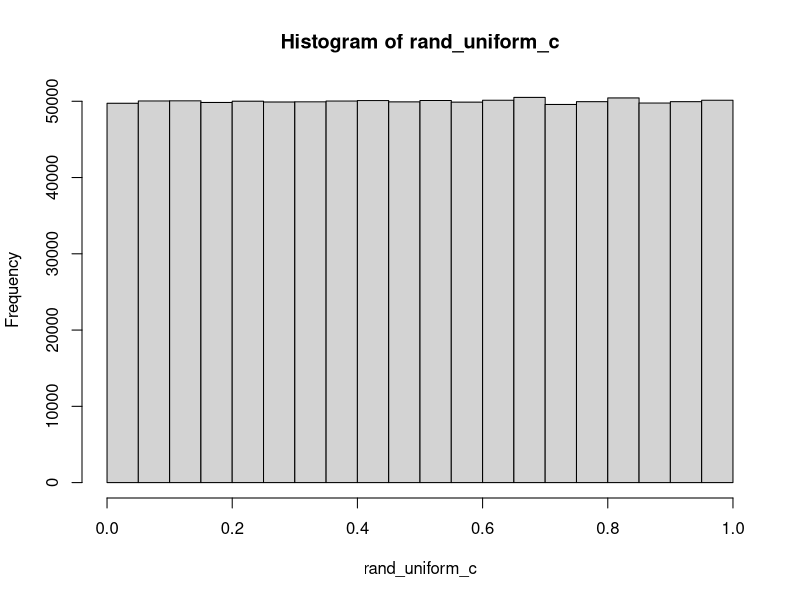
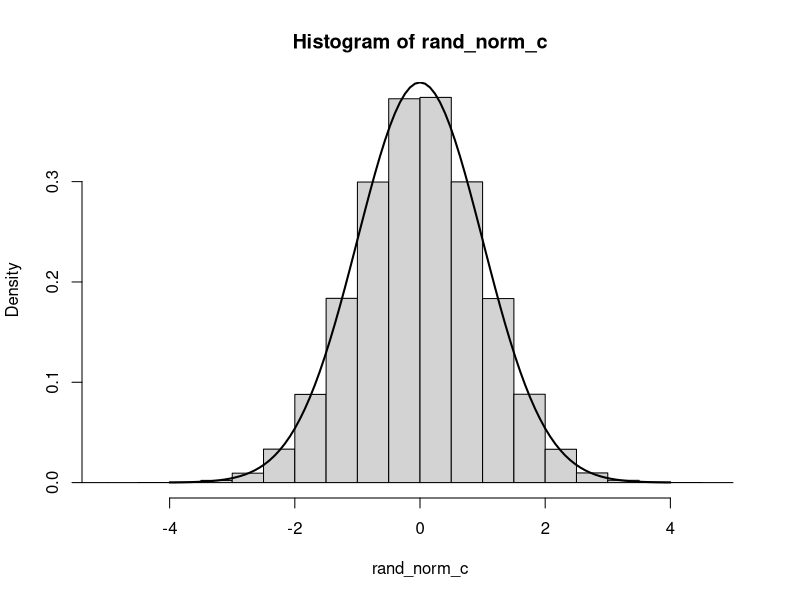

These charts were generated, in order, by the following R code: (Note: this script raises an error after producing the figures.)
## ---- chunk 1

MYUNIFORM <- function(inputvar) {
#
# Initialize Constants
#
  IM1<-2147483563
  IM2<-2147483399
  IA1<-40014
  IA2<-40692
  IQ1<-53668
  IQ2<-52774
  IR1<-12211
  IR2<-3791
  NTAB<-32
  EPS<-1.2e-7
  RNMX<-1.-EPS
#
# Transform Variables
#
  IMM1<-IM1-1
  NDIV<-as.integer(1+IMM1/NTAB)
  AM<-1.0/IM1
#
# Initialize variables and arrays
#
  idum<-inputvar[1]
  idum2<-123456789
  numran<-inputvar[2]
  ran2<-0
  iy<-0
  iv<-rep(0,NTAB)
  rand_uniform_c<-rep(0,numran)
#
# Run the random number loop
#  
    icount<-1
  for (icount in 1:numran) {
    if (idum <= 0) {
      idum<-max(-idum,1)
      idum2<-idum
      j<-NTAB+8
      while (j > 0) {
        k=as.integer(idum/IQ1)
        idum<-IA1*(idum-k*IQ1)-k*IR1
        if (idum < 0) {idum=idum+IM1}
        if (j <= NTAB) {iv[j]<-idum}
        j<-j-1
      }
        iy<-iv[1]
      }
    k<-as.integer(idum/IQ1)
    idum<-IA1*(idum-k*IQ1)-k*IR1
    if(idum < 0) {idum=idum+IM1}
    k=as.integer(idum2/IQ2)
    idum2<-IA2*(idum2-k*IQ2)-k*IR2 
    if (idum2 < 0) {idum2<-idum2+IM2}
    j<-as.integer(iy/NDIV)+1
    iy<-iv[j]-idum2
    iv[j]<-idum
    if(iy < 1) {iy<-iy+IMM1}
    ran2<-min(AM*iy,RNMX)
    rand_uniform_c[icount]<-ran2
    }
  return(rand_uniform_c)
}
## ---- chunk 2
#
# Inverse Normal Generator
# Input is vector of uniform random numbers
#
MYNORM <- function(rand_c) {
# Initialize Constants
  a0<-2.50662823884
  a1<--18.61500062529
  a2<-41.39119773534
  a3<--25.44106049637
  b0<--8.47351093090
  b1<-23.08336743743
  b2<--21.06224101826
  b3<-3.13082909833
  c0<-0.3374754822726147
  c1<-0.9761690190917186
  c2<-0.1607979714918209
  c3<-0.0276438810333863
  c4<-0.0038405729373609
  c5<-0.0003951896511919
  c6<-0.0000321767881768
  c7<-0.0000002888167364
  c8<-0.0000003960315187
#
# Loop over set of uniform random numbers and transform
#
  jcount<-1
  numran<-length(rand_c)
  rand_norm_c<-rep(0,numran)
  while(jcount <= numran) {
    u<-rand_c[jcount]
    y<-u-0.5
    if(abs(y) < 0.42) {
      r<-y*y
      x<-y*(((a3*r+a2)*r+a1)*r+a0)/((((b3*r+b2)*r+b1)*r+b0)*r+1)
    } else {
      r<-u
      if(y>0){r<-1-u}
      r<-log(-log(r))
      x<-c0+r*(c1+r*(c2+r*(c3+r*(c4+r*(c5+r*(c6+r*(c7+r*c8)))))))
      if(y<0){x<--x}
    }
#  cat("JCOUNT",jcount,"",u,"",x,"\n")
  rand_norm_c[jcount]<-x
  jcount=jcount+1
  }
  return(rand_norm_c)
}

## ---- chunk 3
#
# Call Uniform Random Number Generator (INPUT: SEED and NUMBER)
#
seed<-0
numran<-1000000
inputvar<-c(seed,numran)
rand_uniform_c<-MYUNIFORM(inputvar)
rand_uniform_c[1:10]
hist(rand_uniform_c)
#
# Call Normal Random Number Generator (INPUT: UNIFORM RANDOM NUMBER VECTOR)
#
rand_norm_c<-MYNORM(rand_uniform_c)
hist(rand_norm_c,xlim=c(-5,5),breaks=20,freq=F)
curve(dnorm(x, mean=0, sd=1),from=-4, to=4,add=TRUE,lwd=2)
rand_norm_c[1:10]
## ---- chunk 4
#Problem 1: question 1
#Payoff = max((S1,S2,...SK,0),0)

OptionOpt_Vals1 <- function(S0,Strike,rf,Volatility,T,numpath,numstep){
  St_values <- matrix(rep(0),numstep + 1,numpath)
  Payoff <- rep(0,numpath)
  #Opt_Vals <- rep(0,numpath)
  icount <- 1
  jcount <- 1 
  dt <- T/numstep
  
  while (jcount <= numpath){
    St <- S0
    St_values[1,jcount] <- St
    
    kcount <- 2 
    #kcount equals numbers of steps
    while (kcount <= numstep+1){
      St <- St*exp((rf- 0.5 *(Volatility ^ 2))*dt+Volatility*sqrt(dt)*rand_norm_c[icount])
      St_values[kcount,jcount] <- St
      icount <- icount + 1
      kcount <- kcount + 1
    }
      Payoff[jcount] <- max(max(St_values[2:(numstep + 1), jcount]) - Strike,0)
  
    jcount <- jcount + 1
  }
  
  cat("ST",ST_Vals)
  Variance <- var(Payoff*exp(-rf*T))
  Payoff_avg <- mean(Payoff)
  Opt_Vals <- Payoff_avg*exp(-rf*T)
  cat("Option Value: ", Opt_Vals,"\n")
  stdev <- sqrt(Variance)/sqrt(numpath)
  CI <- c(Opt_Vals - 1.96*stdev,Opt_Vals + 1.96*stdev)
  cat('Confidence interval: ', CI,"\n")
}


#S0 <-76
#Strike <- 80
#rf <- 0.03
#Volatility <- 0.25
#T <- 1
#numpath <- 1000
#numstep <- 12

#Call function
OptionOpt_Vals1(76,80,0.03,0.25,1,1000,12)
OptionOpt_Vals1(76,80,0.03,0.25,1,10000,12)

  
## ---- chunk 5
#Problem 1: Question2
#Payoff = max(St - min(S1,S2,...St),0)

OptionOpt_Vals2 <- function(S0,Strike,rf,Volatility,T,numpath,numstep){
  St_values <- matrix(rep(0),numstep + 1,numpath)
  Payoff <- rep(0,numpath)
  #Opt_Vals <- rep(0,numpath)
  icount <- 1
  jcount <- 1 
  dt <- T/numstep
  
  while (jcount <= numpath){
    St <- S0
    St_values[1,jcount] <- St
    
    kcount <- 2 
    #kcount equals numbers of steps
    while (kcount <= numstep+1){
      St <- St*exp((rf- 0.5 *(Volatility ^ 2))*dt+Volatility*sqrt(dt)*rand_norm_c[icount])
      St_values[kcount,jcount] <- St
      icount <- icount + 1
      kcount <- kcount + 1
    }
      Payoff[jcount] <- max(St_values[numstep+1,jcount]-min(St_values[2:(numstep + 1),jcount]),0)
  
    jcount <- jcount + 1
  }
  
  Variance <- var(Payoff*exp(-rf*T))
  Payoff_avg <- mean(Payoff)
  Opt_Vals <- Payoff_avg*exp(-rf*T)
  cat("Option Value: ", Opt_Vals,"\n")
  stdev <- sqrt(Variance)/sqrt(numpath)
  CI <- c(Opt_Vals - 1.96*stdev,Opt_Vals + 1.96*stdev)
  cat('Confidence interval: ', CI,"\n")
}


#S0 <-76
#Strike <- 80
#rf <- 0.03
#Volatility <- 0.25
#T <- 1
#numpath <- 1000
#numstep <- 12

#Call function
OptionOpt_Vals2(76,80,0.03,0.25,1,1000,12)
OptionOpt_Vals2(76,80,0.03,0.25,1,10000,12)

## ---- chunk 6
# Problem 2: Quantos 
# S1(T) is the price of the stock at time t in USD, and S2(T) is the EURO/USD exchange rate
#For 1000 estimates

QuantosOption <-function(S10,S20,K,r1f,r2f,Volatility1,Volatility2,correlation,T,numpath,numstep) {
  
  S10t_Vals <- matrix(rep(0),numstep+1,numpath)
  S20t_Vals <- matrix(rep(0),numstep+1,numpath)
  #covariance matrix
  A <- matrix(c(Volatility1,0,correlation*Volatility2,sqrt(1-correlation^2)*Volatility2),2,2)
  Payoff <- rep(0,numpath)
  #Opt_Vals <- rep(0,numpath)
  icount <- 1 
  jcount <- 1 
  dt <- T/numstep
  
  while (jcount <= numpath){
    S10t <- S10
    S20t <- S20
    S10t_Vals[1,jcount] <- S10t
    S20t_Vals[1,jcount] <- S20t
    
    kcount <- 2   
    
    #Stock price and exchange rate follows GBM
    while (kcount <= numstep+1){
      S10t <- S10t*exp((r1f - 0.5*(Volatility1 ^ 2))*dt+(A[1,1]*rand_norm_c[icount])*sqrt(dt))
      S20t <- S20t*exp(((r2f - r1f)-0.5*(Volatility2 ^ 2))*dt+(A[2,1]*rand_norm_c[icount]+A[2,2]*rand_norm_c[icount+1])*sqrt(dt))
      
      S10t_Vals[kcount,jcount] <- S10t
      S20t_Vals[kcount,jcount] <- S20t
      
      icount <- icount + 2   
      kcount <- kcount + 1
    }
    
    Payoff[jcount] <- max(S10t_Vals[numstep+1,jcount]*S20t_Vals[numstep+1,jcount]-Strike,0)
    
    jcount <- jcount + 1
  }
  
  Payoff_avg <- mean(Payoff)
  Opt_Vals <- Payoff_avg*exp(-r2f*T)
  cat("Option Value: ",Opt_Vals,"\n")
  stdev <- sqrt(Opt_Vals)/sqrt(numpath)
  CI <- c(Opt_Vals - 1.96*stdev, Opt_Vals + 1.96 * stdev)
  cat("Confidence interval: ",CI,"\n")
}

#Stock price for AMZN and EURO/USD exchange rate
S10 <- 1429
S20 <- 1.2422
#Stike price equals to the current stock Opt_Vals in USD * S2(0)
Strike <-1429*1.2422
#Risk-free interest rate for both AMZN and EURO/USD exchange rate
r1f <- 0.014
r2f <- 0.00291
#Volatility for both AMZN and EURO/USD
Volatility1 <- 0.124574
Volatility2 <-0.06298
#covariance <- 0.0000345456
correlation <--0.0345
# 3-month maturity
T <- (3/12)
#Simulation path
numpath <-1000
numstep <-12

#Call function
#QuantosOption(S10,S20,Strike,r1f,r2f,Volatility1,Volatility2,correlation,T,numpath,numstep)
QuantosOption(1429,1.2422,1429*1.2422,0.014,0.00291,0.124574,0.06298,-0.0345,3/12,1000,12)
QuantosOption(1429,1.2422,1429*1.2422,0.014,0.00291,0.124574,0.06298,-0.0345,3/12,10000,12)
